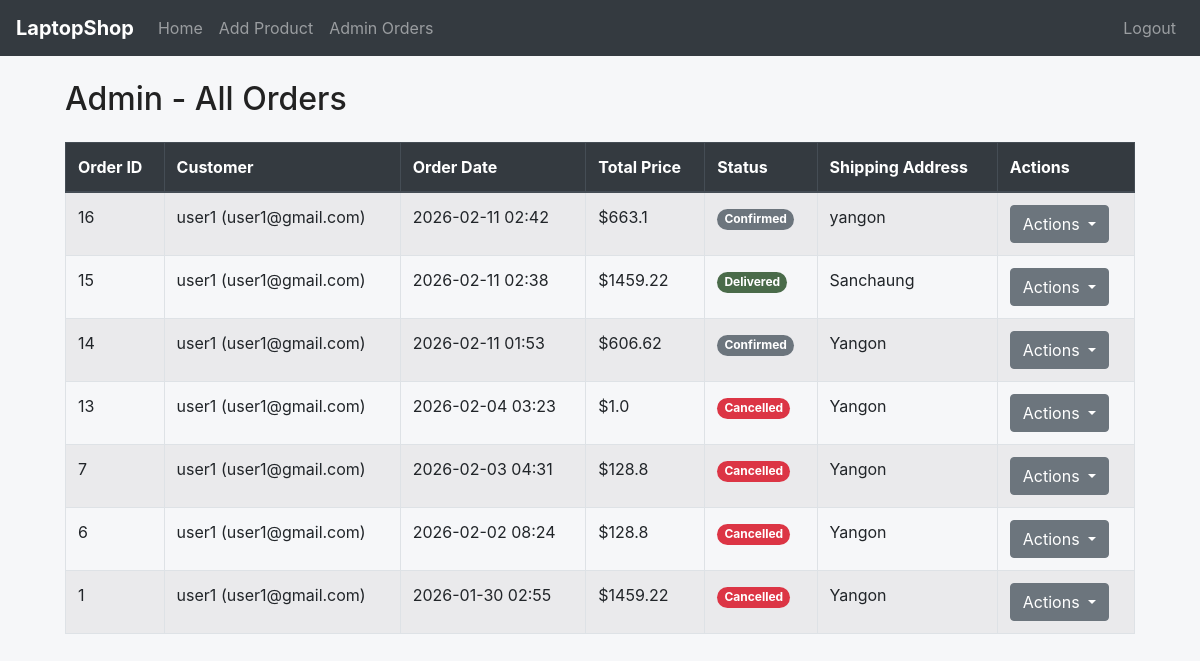
Before: /admin/orders (signed in) with the older database file.
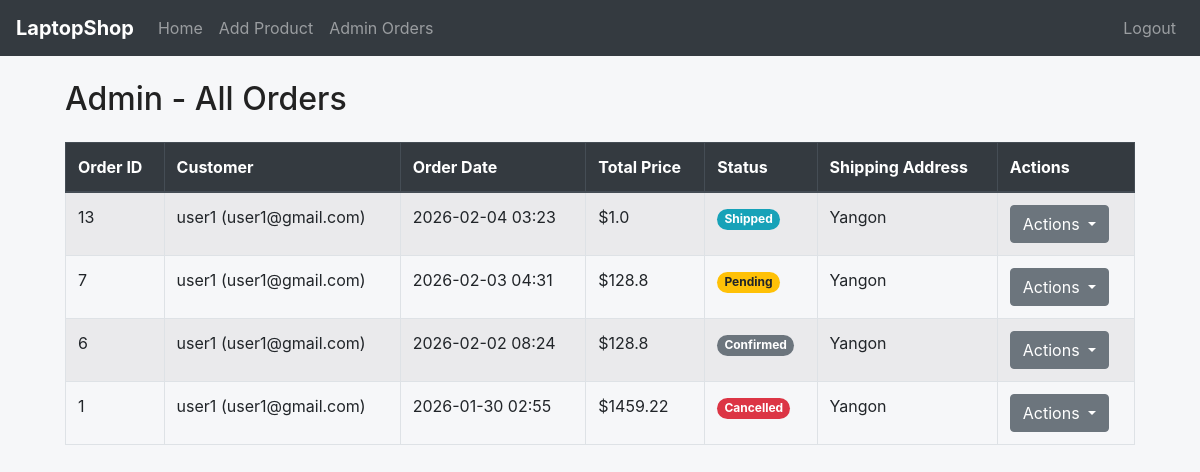
After: the same page with the newer database file.
### models.py (models this page shows, shortened)
class Order(db.Model):
    id = db.Column(db.Integer, primary_key=True)
    user_id = db.Column(db.Integer, db.ForeignKey('user.id'), nullable=False)
    total_price = db.Column(db.Float, nullable=False)
    status = db.Column(db.String(20), nullable=False, default='Pending') # e.g., Pending, Shipped, Delivered, Cancelled
    order_date = db.Column(db.DateTime, nullable=False, default=datetime.utcnow)
    shipping_address = db.Column(db.Text, nullable=False)
    items = db.relationship('OrderItem', backref='order', lazy=True, cascade="all, delete-orphan")

class User(db.Model, UserMixin):
    id = db.Column(db.Integer, primary_key=True)
    username = db.Column(db.String(80), nullable=False)
    email = db.Column(db.String(120), unique=True, nullable=False)
    password = db.Column(db.String(200), nullable=False)
    role = db.Column(db.String(10), nullable=False, default='user')  # 'user' or 'admin'
    orders = db.relationship('Order', backref='customer', lazy=True)

### routes.py (the view)
    @app.route('/admin/orders')
    @login_required
    def admin_orders():
        if current_user.role != 'admin':
            flash('Admins only!', 'error')
            return redirect(url_for('index'))
        all_orders = Order.query.order_by(Order.order_date.desc()).all()
        return render_template('admin_orders.html', orders=all_orders)

### main.py (called while the page is built)
@login_manager.user_loader
def load_user(user_id):
    return User.query.get(int(user_id))

### templates/admin_orders.html (shortened to what this page needs)
{% extends "base.html" %}
{% block content %}
<h2 class="mb-4">Admin - All Orders</h2>
{% if orders %}
<div class="table-responsive">
    <table class="table table-striped table-bordered">
        <thead class="thead-dark">
            <tr>
                <th>Order ID</th>
                <th>Customer</th>
                <th>Order Date</th>
                <th>Total Price</th>
                <th>Status</th>
                <th>Shipping Address</th>
                <th>Actions</th>
            </tr>
        </thead>
        <tbody>
            {% for order in orders %}
            <tr>
                <td>{{ order.id }}</td>
                <td>{{ order.customer.username }} ({{ order.customer.email }})</td>
                <td>{{ order.order_date.strftime('%Y-%m-%d %H:%M') }}</td>
                <td>${{ order.total_price|round(2) }}</td>
                <td>
                    <span class="badge
                        {% if order.status == 'Pending' %}badge-warning
                        {% elif order.status == 'Shipped' %}badge-info
                        {% elif order.status == 'Delivered' %}badge-success
                        {% elif order.status == 'Cancelled' %}badge-danger
                        {% else %}badge-secondary
                        {% endif %}">
                        {{ order.status }}
                    </span>
                </td>
                <td>{{ order.shipping_address }}</td>
                <td>
                    <div class="dropdown">
                        <button class="btn btn-secondary dropdown-toggle" type="button" id="dropdownMenuButton-{{ order.id }}" data-toggle="dropdown" aria-haspopup="true" aria-expanded="false">
                            Actions
                        </button>
                    </div>
                </td>
            </tr>
            {% endfor %}
        </tbody>
    </table>
</div>
{% else %}
<div class="alert alert-info">
    <p>There are no orders to display.</p>
</div>
{% endif %}
{% endblock %}

### templates/base.html (shortened to what this page needs)
<!DOCTYPE html>
<html lang="en">
<head>
    <link rel="stylesheet" href="https://stackpath.bootstrapcdn.com/bootstrap/4.5.2/css/bootstrap.min.css">
    <link rel="stylesheet" href="{{ url_for('static', filename='style.css') }}">
</head>
<body>
<nav class="navbar navbar-expand-lg navbar-dark bg-dark">
    <a class="navbar-brand">LaptopShop</a>
    <div class="collapse navbar-collapse">
        <ul class="navbar-nav mr-auto">
            <li class="nav-item"><a class="nav-link" href="{{ url_for('index') }}">Home</a></li>
            {% if current_user.is_authenticated and current_user.role == 'admin' %}
                <li class="nav-item"><a class="nav-link" href="{{ url_for('add_product') }}">Add Product</a></li>
                <li class="nav-item"><a class="nav-link" href="{{ url_for('admin_orders') }}">Admin Orders</a></li>
            {% endif %}
        </ul>
      <ul class="navbar-nav ml-auto">
            {% if current_user.is_authenticated %}
                <li class="nav-item"><a class="nav-link" href="{{ url_for('logout') }}">Logout</a></li>
            {% else %}
                <li class="nav-item"><a class="nav-link" href="{{ url_for('login') }}">Login</a></li>
            {% endif %}
        </ul>
    </div>
</nav>
<div class="container mt-4">
        {% block content %}{% endblock %}
</div>
</body>
</html>

### static/style.css (style rules this page uses)
body { background-color: #f8f9fa; }
.navbar-brand { font-weight: bold; font-size: 1.5rem; }
:root { --app-max-width: 1100px; --radius-lg: 12px; --radius-md: 8px; --radius-sm: 6px; --space-sm: 8px; --space-md: 16px; --space-lg: 24px; --muted: #6c757d; --bg: #ffffff; --card-bg: #ffffff; }
*,*::before,*::after { box-sizing:border-box }
body { font-family: -apple-system, BlinkMacSystemFont, 'Segoe UI', Roboto, 'Helvetica Neue', Arial; color:#222; background: #f6f7f9; -webkit-font-smoothing:antialiased; }
.container { max-width: var(--app-max-width); }
.navbar { padding-top: calc(var(--space-sm)); padding-bottom: calc(var(--space-sm)); }
.navbar-brand { font-weight:700; font-size:1.25rem }
h1,h2,h3,h4 { margin-top:0; margin-bottom: var(--space-md) }
.mb-4 { margin-bottom: var(--space-lg) !important }
.badge { border-radius: 999px; padding: 0.4em 0.6em }

Changed rows visible on the page:
removed Order: id "16", customer.username "user1", customer.email "user1@gmail.com", order_date "2026-02-11 02:42", total_price "663.1", status "Confirmed", shipping_address "yangon"
removed Order: id "15", customer.username "user1", customer.email "user1@gmail.com", order_date "2026-02-11 02:38", total_price "1459.22", status "Delivered", shipping_address "Sanchaung"
removed Order: id "14", customer.username "user1", customer.email "user1@gmail.com", order_date "2026-02-11 01:53", total_price "606.62", status "Confirmed", shipping_address "Yangon"
changed Order id 13: status "Cancelled" → "Shipped"
changed Order id 7: status "Cancelled" → "Pending"
changed Order id 6: status "Cancelled" → "Confirmed"
